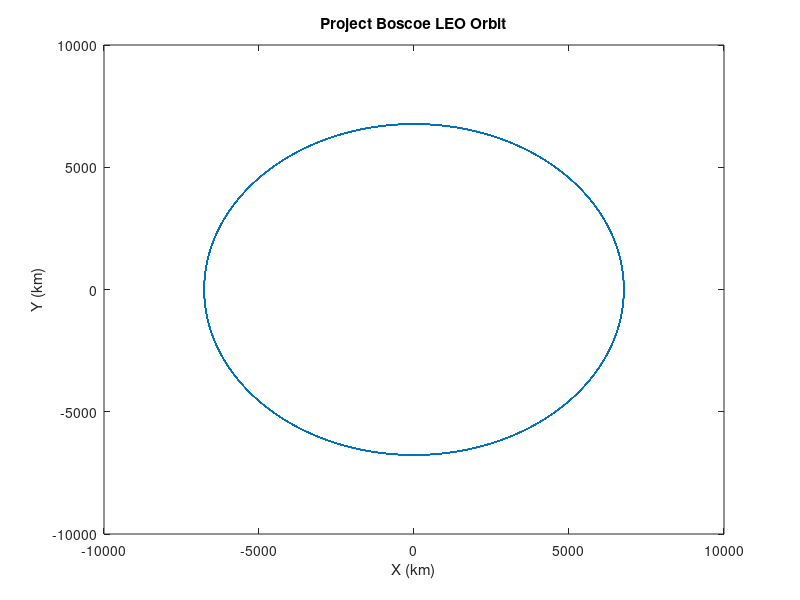

MATLAB code for this plot:
% Simple LEO Orbit Simulation
mu = 3.986e14; % Earth's gravitational parameter (m^3/s^2)
Re = 6371e3; % Earth radius (m)
h = 400e3; % Altitude (m)
a = Re + h; % Semi-major axis
n = sqrt(mu / a^3); % Mean motion (rad/s)
t = 0:60:3600*90; % 90-min orbit times
theta = n * t; % True anomaly
x = a * cos(theta); y = a * sin(theta);
plot(x/1e3, y/1e3); xlabel('X (km)'); ylabel('Y (km)'); title('Project Boscoe LEO Orbit');